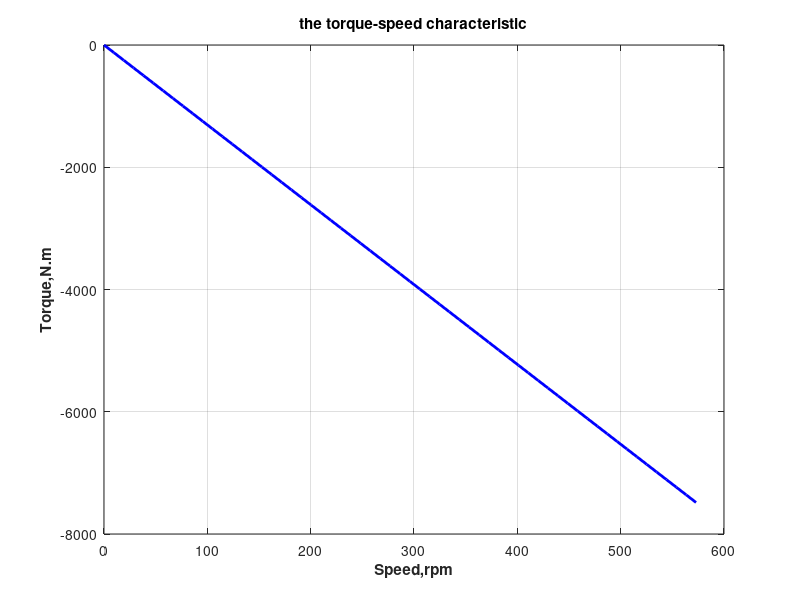
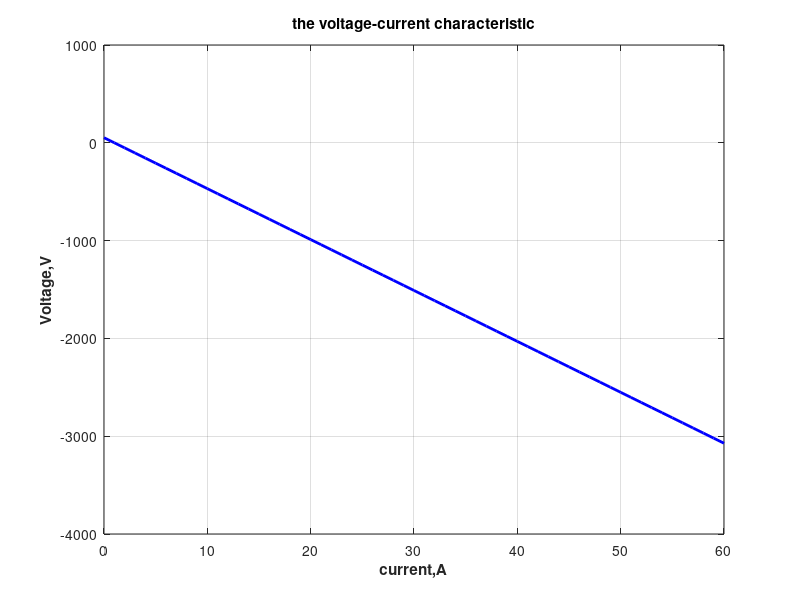

Write MATLAB code to recreate these figures, in order.
%the voltage vs current & torque vs speed steady state plot characteristic
%of a cumulatively compounded DC generator
%Initializing some values
p=4;       %number of poles
n=1000;    %generator speed(rpm)
VF=250;    %shunt field voltage(V)
IF=1;      %shunt field current (A)
VFs=0.5;   %series field voltage (V)
IFs=1;     %series field current (A)
%Vt=300;    %generator rated voltage (V)
 
%resistances in ohms
rf=130;    %shunt field resistance
rfs=0.14;  %series field resistance 
ra=1.65;   %armature resistance 
 
%Calculating the electric speed
We=((2*pi)/60)*(p/2)*n;  
%Calculating the mutual inductance between the shunt field and armature winding
LAF=VF/(IF*We);   
%Calculating the mutual inductance between armature and series field
LAFs=VFs/(IFs*We);
 
%Calculation of the induced torque and voltage 
wr=104.71;
O=-rf*ra+rfs*wr*LAF-ra*rfs-rf*wr*LAFs-rf*rfs; %parameters for simplification
P=rf-wr*LAF-wr*LAFs;                          %parameters for simplification
Ia=(0:60);
Vt=(O./P).*(Ia-IF);
wr2=[0:60];
Te2=-wr*LAF*IF*Ia+wr*LAFs*IFs*Ia
Te=2.*(P.^2./O.^2).*Vt.*(-LAF+(rf.*LAF-Vt.*LAFs+rf.*LAFs)./(rf+rfs))-((2.*Vt.*LAF.*P)./(O.*(rf+rfs)));

 
%Plot the torque-speed characteristic
plot(wr2*60/(2*pi),Te2,'b','linewidth',2),grid
xlabel('Speed,rpm','fontweight','bold')
ylabel('Torque,N.m','fontweight','bold')
title('the torque-speed characteristic')
figure
%Plot the voltage-current characteristic
plot(Ia,Vt,'b','linewidth',2),grid
xlabel('current,A','fontweight','bold') 
ylabel('Voltage,V','fontweight','bold')
title('the voltage-current characteristic')
%axis([-30 30 -300 300]); 
